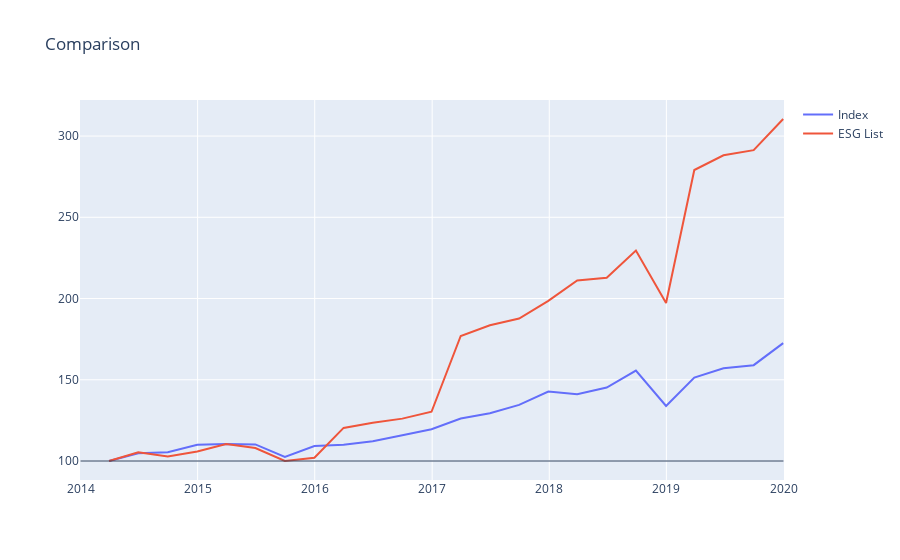

The notebook cell saved with this chart:
### Markdown cell above
### Plot the comparison

### Code cell
# plot the graphs together
res = [go.Scatter(x=sp['Date'], y=sp['Rebased'], name='Index', mode='lines'),
       go.Scatter(x=df3['Date'], y=df3['Rebased'], name='ESG List', mode='lines')]
lay = {'shapes': [
        {'type': 'line','x0': '{}-01-01'.format(start_year),'y0': 100,'x1': '{}-01-01'.format(end_year),'y1': 100,'line': {'width': 1},}
    ],
    'showlegend': True
}
fig = go.Figure(data=res, layout=lay)
fig.update_layout(title='Comparison')
fig.show()
